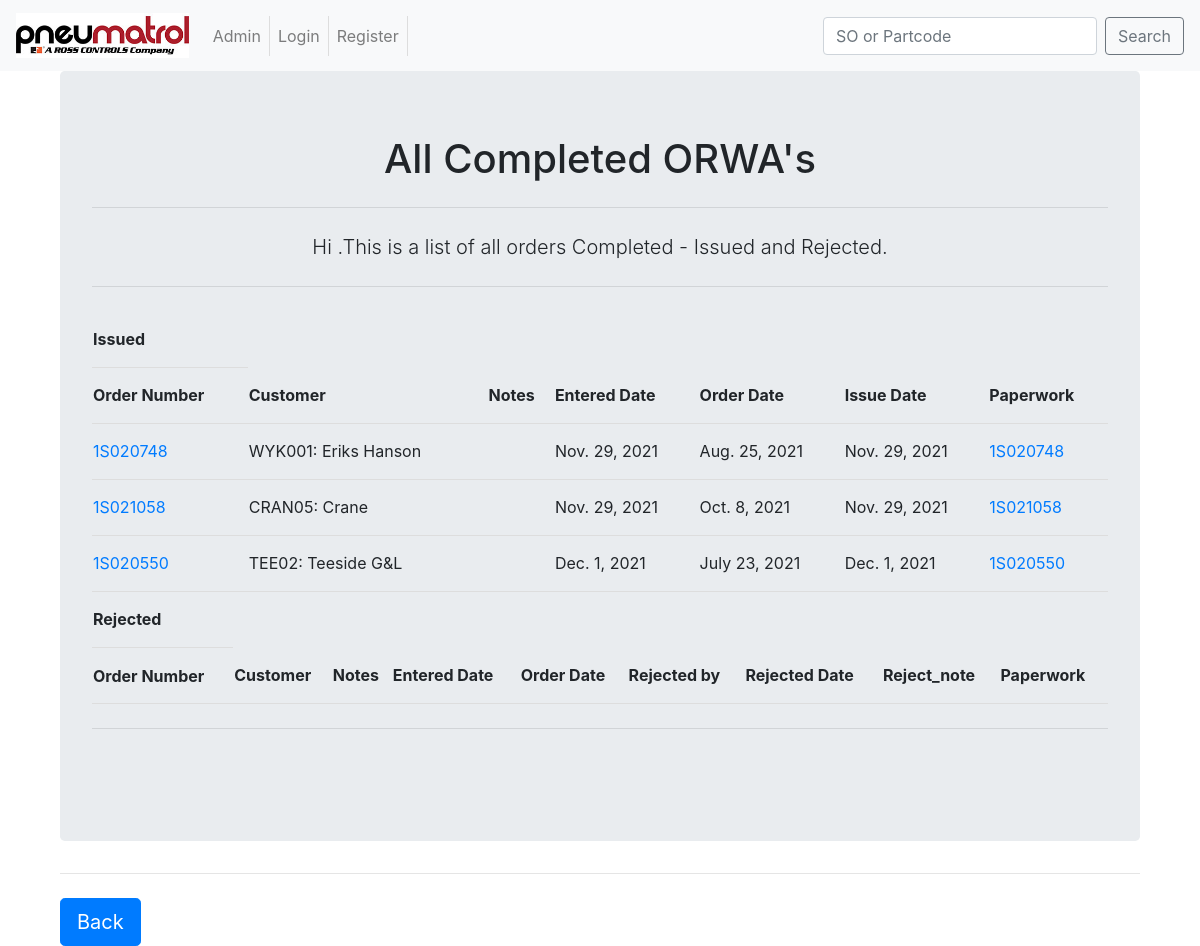
The app's page /ORWAapp/home/Completed/ with its own data.
### ORWAapp/models.py (models this page shows, shortened)
class SalesOrder(models.Model):
	order_number = models.CharField(max_length = 8, unique = True)
	customer = models.ForeignKey(Customers,
									on_delete = models.CASCADE,
									)
	entered_date = models.DateField(null = True, blank = True)
	order_date = models.DateField(help_text = "date on the paperwork")
	issue_date = models.DateField(null = True, blank = True)
	ORWA_lines = models.IntegerField(null = False, help_text= "number of lines that are an ORWA")
	reject_user = models.ForeignKey(User,
									on_delete = models.CASCADE,
									related_name='rejected_by',
									null=True,
									blank=True,
									)
	reject_date = models.DateField(null = True, blank = True)
	reject_note = models.TextField(max_length = 200,
								 	blank = True,
								 	)
	notes = models.TextField(blank = True)
	paperwork = models.FileField(upload_to = update_filename,
									blank = False,
									)
	allocated_to = models.ForeignKey(User,
									on_delete = models.CASCADE,
									null = True,
									blank = True,
									)
	class Meta:
		verbose_name_plural = "SalesOrders"

class Customers(models.Model):
	full_name = models.CharField(max_length=200,
								help_text='Customer Name',
								)
	account_name = models.CharField(max_length=6,
								unique=True,
								help_text='Account ref',
								)
	short_name = models.CharField(max_length=50,
								blank=True,
								null=True,
								)
	def __str__(self):
		return "%s: %s" % (self.account_name, self.short_name)
	class Meta:
		verbose_name_plural = "Customer"

### ORWAapp/views.py (the view)
# urls.py: path('home/Completed/', views.Completed, name = "Completed"),
def Completed(request):
    user = request.user.username
    reject_data = SalesOrder.objects.filter(reject_user__isnull = False)
    issue_data = SalesOrder.objects.filter(issue_date__isnull = False)
    context = {
        'reject_data':reject_data,
        'issue_data':issue_data,
        'insert_me':user,
        }
    return render(request,'ORWAapp/home/Completed.html',context)

### templates/ORWAapp/home/Completed.html (shortened to what this page needs)
<!DOCTYPE html>
{% extends "base.html" %}
	{% block body_block %}
		<div class="container">
			<div class="jumbotron">
			<center>
			<h1>All Completed ORWA's</h1>
			<hr class="my-4">
				<p class="lead">Hi {{ insert_me }}.This is a list of all orders Completed - Issued and Rejected.  </p>
			<hr class="my-4">
				<table>
					<tr>
						<th>Issued</th>
					</tr>
				    <tr>
				        <th>Order Number</th>
				        <th>Customer</th>
				        <th>Notes</th>
				        <th>Entered Date</th>
				        <th>Order Date</th>
				        <th>Issue Date</th>
				        <th>Paperwork</th>
				    </tr>
					    {% for od in issue_data %}
				    <tr>
	            		<td><a href="{% url 'ORWAapp:OrderDetail' od.order_number %}">{{ od.order_number }}</a></td>
				        <td>{{ od.customer }}</td>
   				        <td>{{ od.notes }}</td>
				        <td>{{ od.entered_date }}</td>
				        <td>{{ od.order_date }}</td>
				        <td>{{ od.issue_date }}</td>
				        <td><a href="/media/{{ od.paperwork }}" target="_blank">{{ od.order_number }}</a></td>
				    </tr>
					    {% endfor %}
				</table>
				<table>
					<tr>
						<th>Rejected</th>
					</tr>
				    <tr>
				        <th>Order Number</th>
				        <th>Customer</th>
				        <th>Notes</th>
				        <th>Entered Date</th>
				        <th>Order Date</th>
				        <th>Rejected by</th>
				        <th>Rejected Date</th>
				        <th>Reject_note</th>
				        <th>Paperwork</th>
				    </tr>
				</table>
				<hr class="my-4">
				<br>
		</center>
		</div>
		<hr class="my-4">
		<a class="btn btn-primary btn-lg" href="{% url 'ORWAapp:home' %}" role="button">Back</a>
		</div>
	{% endblock %}

### static/css/mystyle.css (style rules this page uses)
table { width:100%; font-size: 16px; }
td, th { height: 56px; padding-top: 12px; padding-bottom: 12px; border-bottom: 1px solid #ddd; text-align:left; }

### records on screen
SalesOrder: order_number "1S020748", customer "WYK001: Eriks Hanson", entered_date "Nov. 29, 2021", order_date "Aug. 25, 2021", issue_date "Nov. 29, 2021"
SalesOrder: order_number "1S021058", customer "CRAN05: Crane", entered_date "Nov. 29, 2021", order_date "Oct. 8, 2021", issue_date "Nov. 29, 2021"
SalesOrder: order_number "1S020550", customer "TEE02: Teeside G&L", entered_date "Dec. 1, 2021", order_date "July 23, 2021", issue_date "Dec. 1, 2021"
